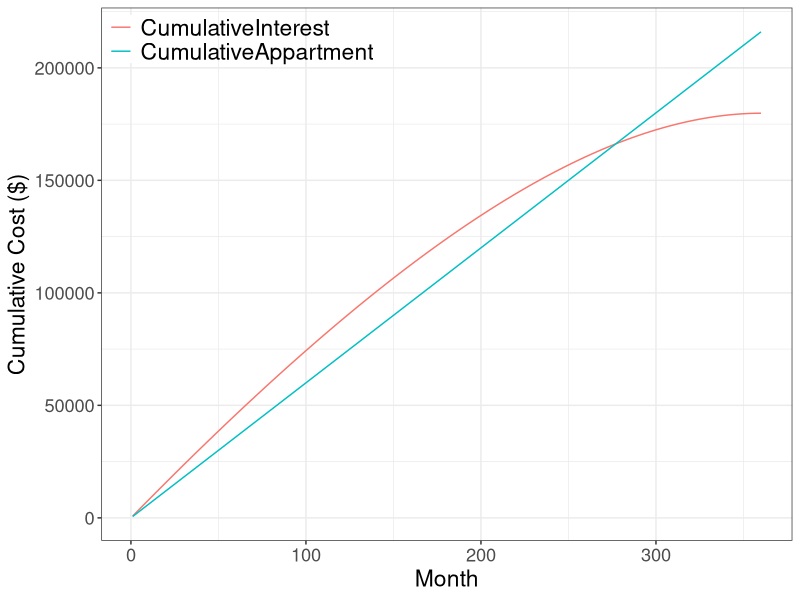

Here is the R script that generated this plot:
################################################################################
#
# Time to buy analysis
#
# Zachary Barker, January 2017
#
################################################################################

# Import libraries
library(ggplot2)
library(reshape2)

# House terms
HousePrice <- 200000
DownPayment <- 20000
InterestRate <- 0.04
TaxRate <- 0.013
MortgageLength <- 30

Rent <- 600
Roommate <- 400


# Calculated monthly payments following the equation:
#    P <- (Pv*R) / [1 - (1 + R)^(-n)] 
MonthlyEffectiveInterest <- (InterestRate + TaxRate)/12
MonthlyPayment <- (HousePrice - DownPayment)*
     (MonthlyEffectiveInterest*((1+ MonthlyEffectiveInterest)^(MortgageLength*12)))/
     ((1+MonthlyEffectiveInterest)^(MortgageLength*12)-1)

# Calculate time series
month <- c(1:360)
df <- data.frame(month)
df$CumulativeAppartment <- df$month*Rent
df$CumulativeHouse <- df$month*MonthlyPayment

# Calculate first row 
df$MonthlyInterest[1] <-(HousePrice-DownPayment)*MonthlyEffectiveInterest
df$MonthlyEquity[1] <- MonthlyPayment - df$MonthlyInterest[1]
df$CumulativeInterest[1] <- df$MonthlyInterest[1]
df$CumulativeEquity[1] <- df$MonthlyEquity[1]

# Calculate remainder of timeseries 
for(i in 2:360){
     df$MonthlyInterest[i] <- MonthlyEffectiveInterest*(HousePrice-DownPayment-df$CumulativeEquity[i-1])
     df$MonthlyEquity[i] <- MonthlyPayment - df$MonthlyInterest[i]
     df$CumulativeInterest[i] <- df$MonthlyInterest[i] + df$CumulativeInterest[i-1]
     df$CumulativeEquity[i] <- df$MonthlyEquity[i] + df$CumulativeEquity[i-1]
}

# Subset to only graphing parameters
scenarios <- df[,c("month","CumulativeInterest","CumulativeAppartment")]

# Reshape to plot
scenarios <- melt(scenarios, id="month")

# Plot
timeseries <- ggplot(data = scenarios) + 
     geom_line(aes(month,value, colour=variable)) +
     theme_bw()+
     xlab("Month")+
     ylab("Cumulative Cost ($)")+
     theme(legend.justification=c(0,1), 
           legend.position=c(0,1), 
           legend.title=element_blank(), 
           legend.background = element_rect(fill="transparent"),
           plot.title = element_text(size = rel(2)),
           axis.text = element_text(size = rel(1.2)),
           axis.title = element_text(size = rel(1.5)),
           legend.text = element_text(size = rel(1.5)))

print(timeseries)


